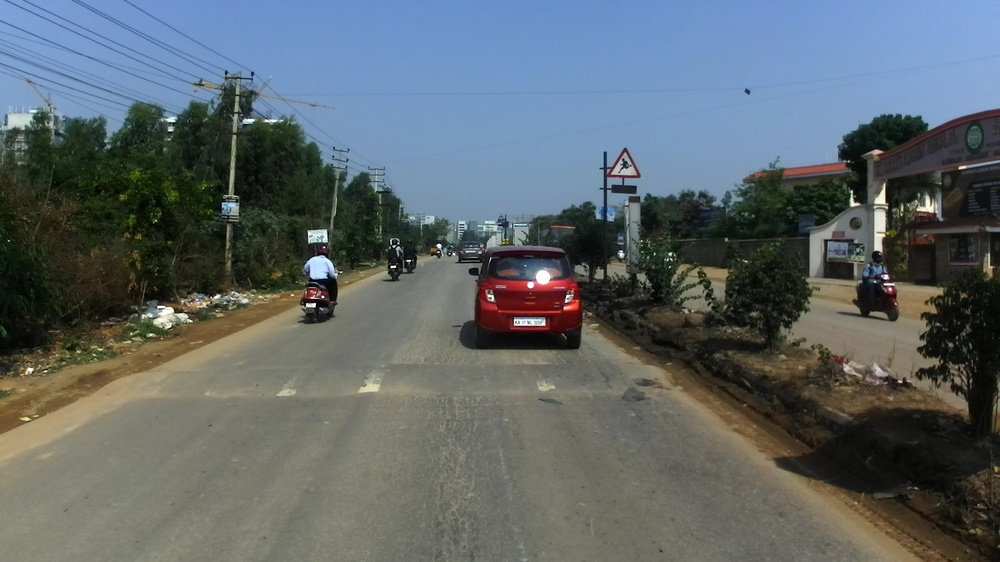
#> input picture Image Segmentation Unsupervised/Code/Shape Filtering/image.jpg, 1000 x 562 px, shrunk from 1920 x 1080 before the run
$ python match_template.py
#> lines starting #> are read from the running program, lines starting #| are printed output that depends on the picture; after the words box and inside, x2 and y2 are one past the last pixel; in counts of white or black regions, pixels touching at a corner belong together
#> further down, immg is the input picture: shape (562, 1000, 3); mean B, G, R 105.5, 102.3, 93.6
### Image Segmentation Unsupervised/Code/Shape Filtering/ImagePreprocess.py
import cv2
import numpy as np
class ImagePreprocess:
    def __init__(self,file_name):
        self.img=cv2.imread(file_name)   # Read Image File

    def deblur(self):
        temp_img=cv2.cvtColor(self.img,cv2.COLOR_BGR2YCrCb) # RGB to YCrCb
#> temp_img: shape (562, 1000, 3); mean of channels 0, 1, 2 100.1, 123.4, 131.1
        temp_img = cv2.medianBlur(temp_img, 5)    # Median Filtering
#> temp_img: shape (562, 1000, 3); mean of channels 0, 1, 2 99.8, 123.4, 131.1
        Y,Cr,Cb = cv2.split(temp_img) # Channel Splitting

        # Histogram Equalization of each channel
        output_Y = cv2.equalizeHist(Y)  # Luma Channel
        output_Cr = cv2.equalizeHist(Cr)  # Red Chroma Channel
        output_Cb = cv2.equalizeHist(Cb)  # Blue Chroma Channel

        temp_img = cv2.merge((output_Y, output_Cr, output_Cb))   # Merge channels
#> temp_img: shape (562, 1000, 3); mean of channels 0, 1, 2 128.8, 134.7, 132.6
        temp_img=cv2.cvtColor(temp_img,cv2.COLOR_YCrCb2BGR) #   YCrCb to RGB
        return temp_img

### Image Segmentation Unsupervised/Code/Shape Filtering/match_template.py
from ImagePreprocess import ImagePreprocess
import cv2
import numpy as np
immg=cv2.imread('image.jpg')
img=ImagePreprocess('image.jpg')
temp_img=img.deblur()
Y,Cr,Cb = cv2.split(temp_img) # Channel Splitting
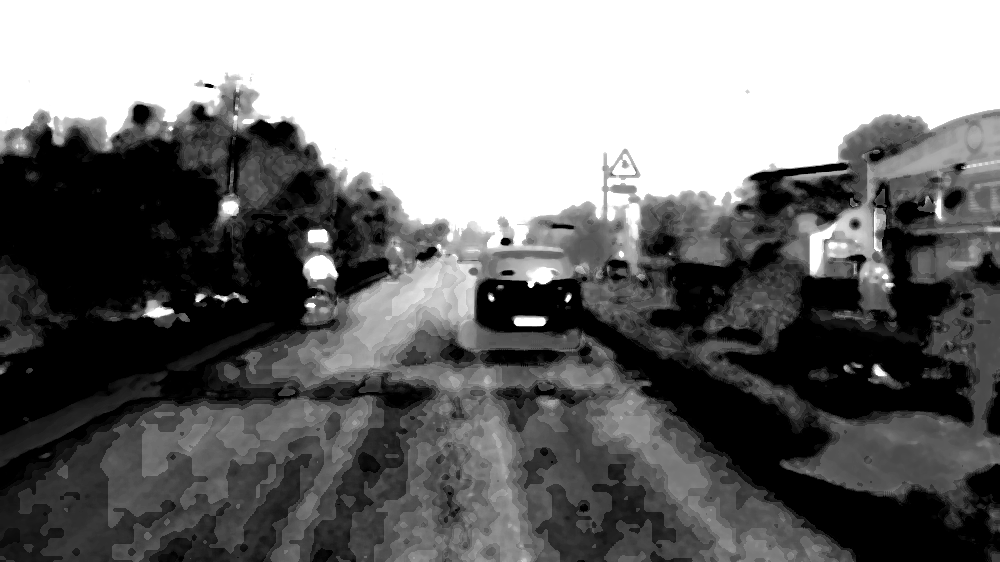
#> Y: shape (562, 1000); min 0, max 255, mean 115.3
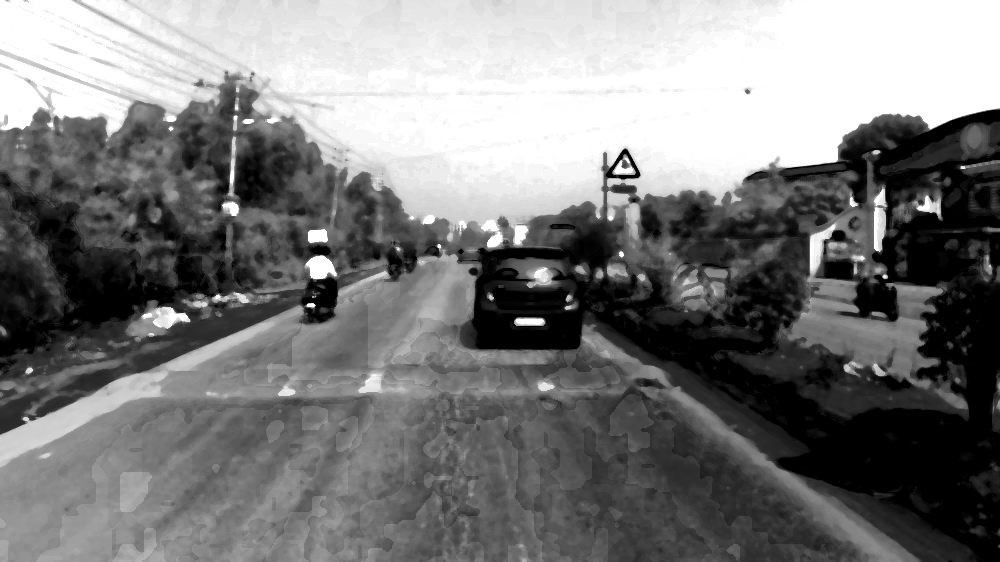
#> Cr: shape (562, 1000); min 0, max 255, mean 123
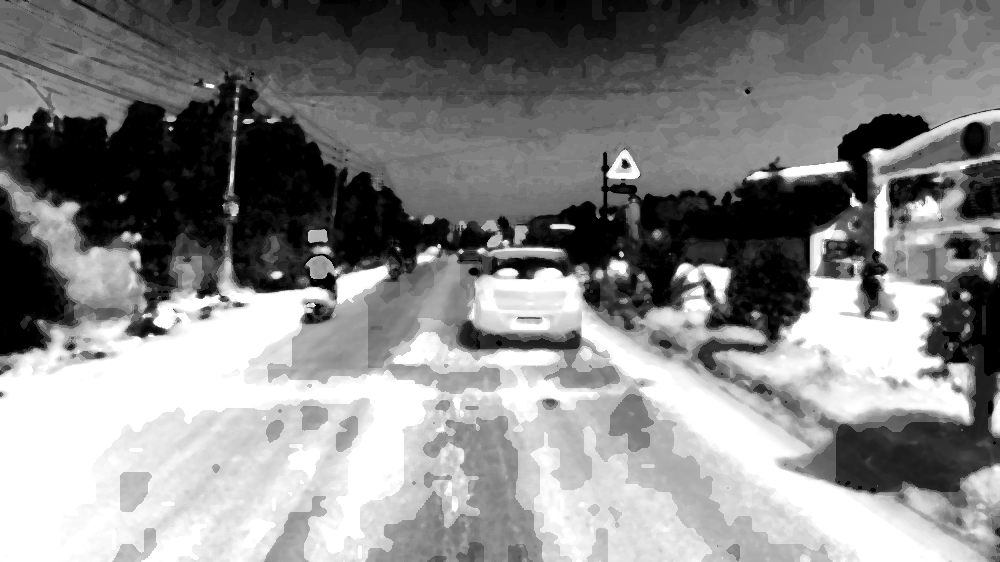
#> Cb: shape (562, 1000); min 0, max 255, mean 133.5
ret, thresh2 = cv2.threshold(Cr, 80, 255, cv2.THRESH_BINARY)
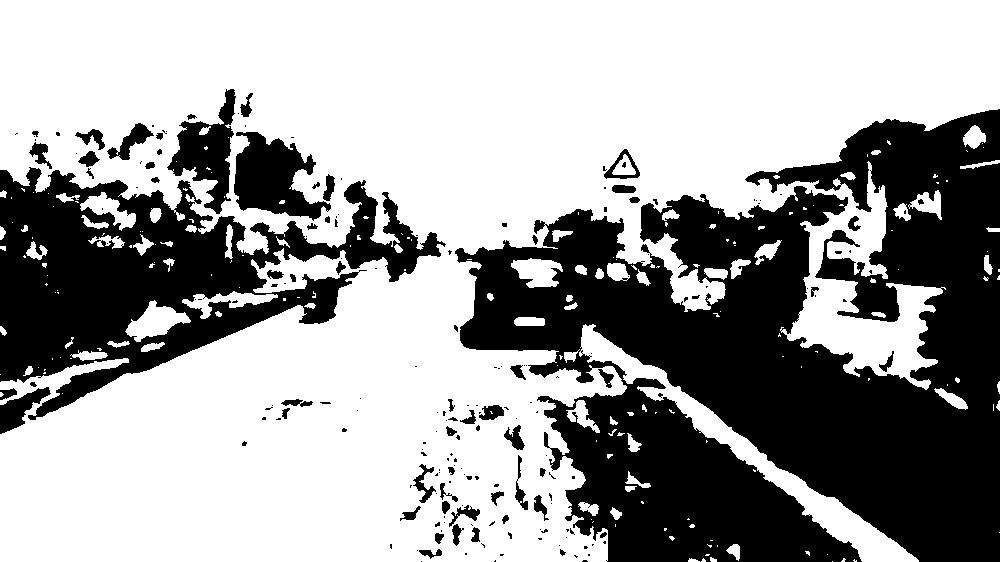
#> thresh2: shape (562, 1000); 62.8% white; 197 black regions (135 under 20 px), largest, box (x1, y1, x2, y2) and area: (455, 109, 1000, 562) 145491, (0, 167, 446, 420) 46836, (234, 132, 331, 221) 4913
template=cv2.imread('temp.jpg')
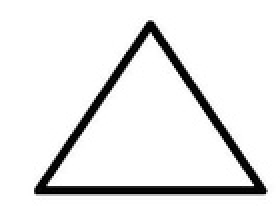
#> input picture Image Segmentation Unsupervised/Code/Shape Filtering/temp.jpg, 140 x 103 px, shrunk from 269 x 198 before the run (shown 2 times larger)
#> template is the input picture: shape (103, 140, 3); min 0, max 255, mean 232.1
template=cv2.cvtColor(template,cv2.COLOR_BGR2GRAY)
#> template: shape (103, 140)
w, h = template.shape[::-1]
#> w = 140; h = 103
print(template.shape)
#| (103, 140)
res = cv2.matchTemplate(thresh2,template,cv2.TM_CCOEFF_NORMED)
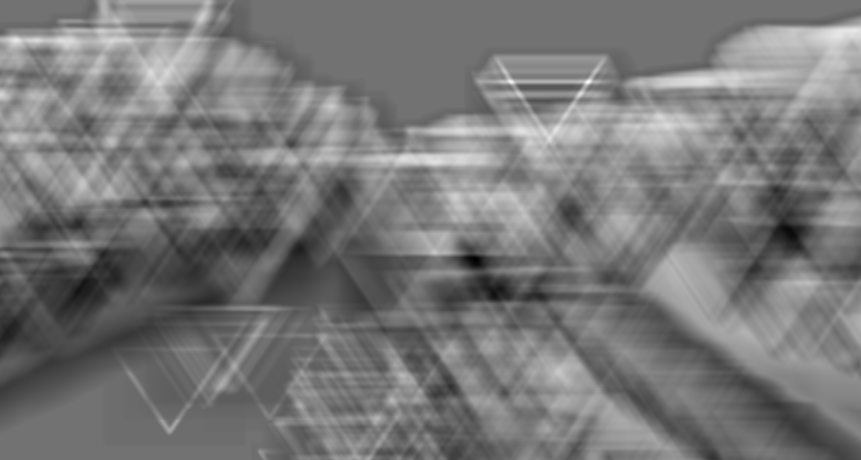
#> res: shape (460, 861) float32; min -0.253, max 0.311, mean 0.0128; drawn with min black and max white
threshold = 0.24
loc = np.where( res >= threshold)
#> loc = 252 positions, rows 29 to 162, columns 13 to 860
for pt in zip(*loc[::-1]):
    cv2.rectangle(immg, pt, (pt[0] + w, pt[1] + h), (255,255,255), 0)
#> this loop made 252 passes
#> pt on passes 1 to 3: (843, 29), (844, 29), (845, 29)
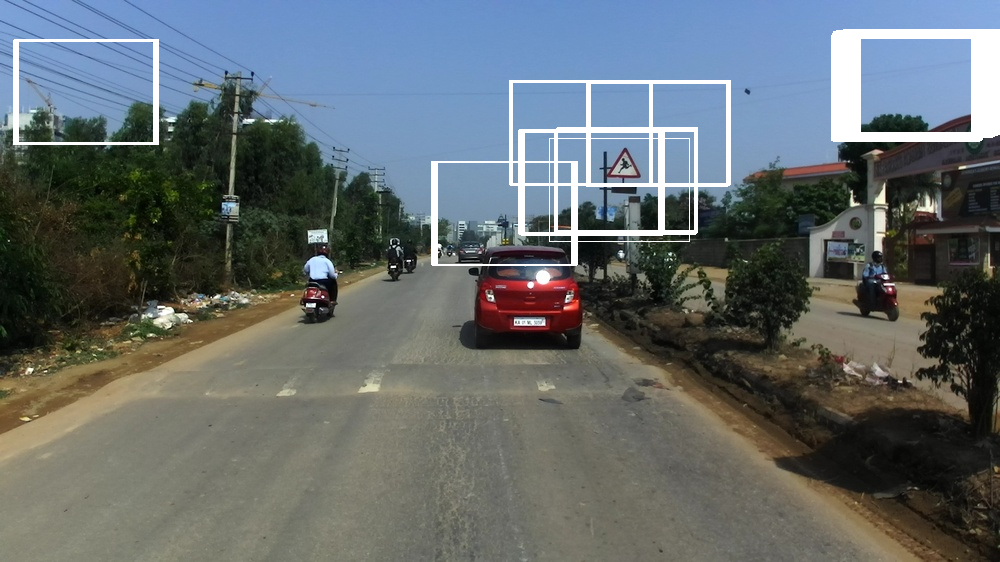
#> immg: shape (562, 1000, 3); mean B, G, R 109.1, 106.9, 99.2
cv2.imshow('Image',immg)
cv2.waitKey(0)
cv2.destroyAllWindows()
